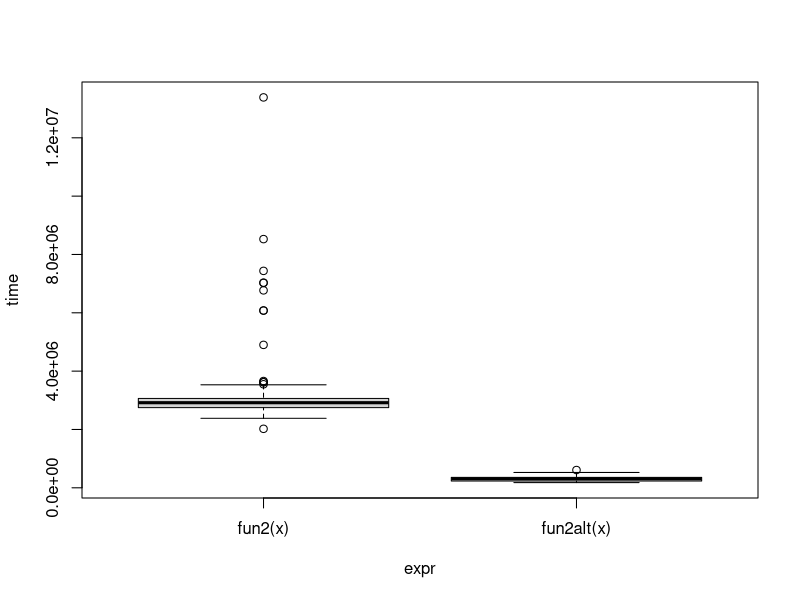
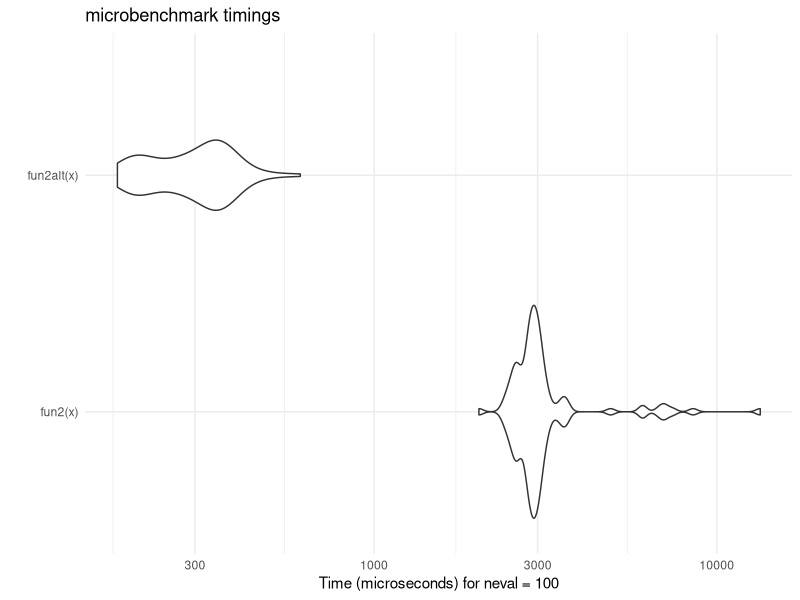

Here is the R script that generated these plots, in order: (Note: this script raises an error after producing the figures.)
## ---- chunk 1
fun1 <- function(n = 100, k = 4, lambda = 4) {
  x <- NULL
  
  for (i in 1:n)
    x <- rbind(x, rpois(k, lambda))
  
  return(x)
}

fun1alt <- function(n = 100, k = 4, lambda = 4) {
  # YOUR CODE HERE
  matrix(rpois(n*k, lambda = lambda), ncol = k)
  
}

# Benchmarking
microbenchmark::microbenchmark(
  fun1(100),
  fun1alt(100),
  unit = "ns"
)
## ---- chunk 2
# Data Generating Process (10 x 10,000 matrix)
set.seed(1234)
x <- matrix(rnorm(1e4), nrow=10)

# Find each column's max value
fun2 <- function(x) {
  apply(x, 2, max)
}

fun2alt <- function(x) {
  # YOUR CODE HERE
  x[cbind(max.col(t(x)), 1:ncol(x))]
}

# Benchmarking
bench <- microbenchmark::microbenchmark(
  fun2(x),
  fun2alt(x),
  unit = "us"
)
bench
## ---- chunk 3
plot(bench)
ggplot2::autoplot(bench) +
  ggplot2::theme_minimal()
## ---- chunk 4
my_boot <- function(dat, stat, R, ncpus = 1L) {
  
  # Getting the random indices
  n <- nrow(dat)
  idx <- matrix(sample.int(n, n*R, TRUE), nrow=n, ncol=R)
 
  # Making the cluster using `ncpus`
  # STEP 1: GOES HERE
  cl <- makePSOCKcluster(ncpus)
  # created worker nodes
  # creating cluster for parallel computing
  # STEP 2: GOES HERE
  clusterExport(cl, varlist = c("idx", "dat", "stat"), envir = environment())
  # sending the variables to all worker nodes
  # each run in isolated environment, dont have to access global variables.
  
  #change sequential apply to parallelized apply
  # STEP 3: THIS FUNCTION NEEDS TO BE REPLACED WITH parLapply
  ans <- parLapply(cl, seq_len(R), function(i) {
    stat(dat[idx[,i], , drop=FALSE])
  })
  
  # Coercing the list into a matrix
  ans <- do.call(rbind, ans)
  
  # STEP 4: GOES HERE
  stopCluster(cl)
  ans
  
}
## ---- chunk 5
library(parallel)
# Bootstrap of a linear regression model
my_stat <- function(d) coef(lm(y~x, data = d))

# DATA SIM
set.seed(1)
n <- 500 
R <- 1e4
x <- cbind(rnorm(n)) 
y <- x*5 + rnorm(n)

# Check if we get something similar as lm
ans0 <- confint(lm(y~x))
cat("OLS CI \n")
print(ans0)

ans1 <- my_boot(dat = data.frame(x,y), my_stat, R = R, ncpus = 4)
qs <- c(.025, .975)
cat("Bootstrp CI")
print(t(apply(ans1, 2, quantile, probs = qs)))
## ---- chunk 6
# your code here
parallel::detectCores()

#non-parallel 1 core
system.time(my_boot(dat = data.frame(x,y), my_stat, R = 4000, ncpus = 1L))

#parallel 8 core
system.time(my_boot(dat = data.frame(x,y), my_stat, R = 4000, ncpus = 8L))
